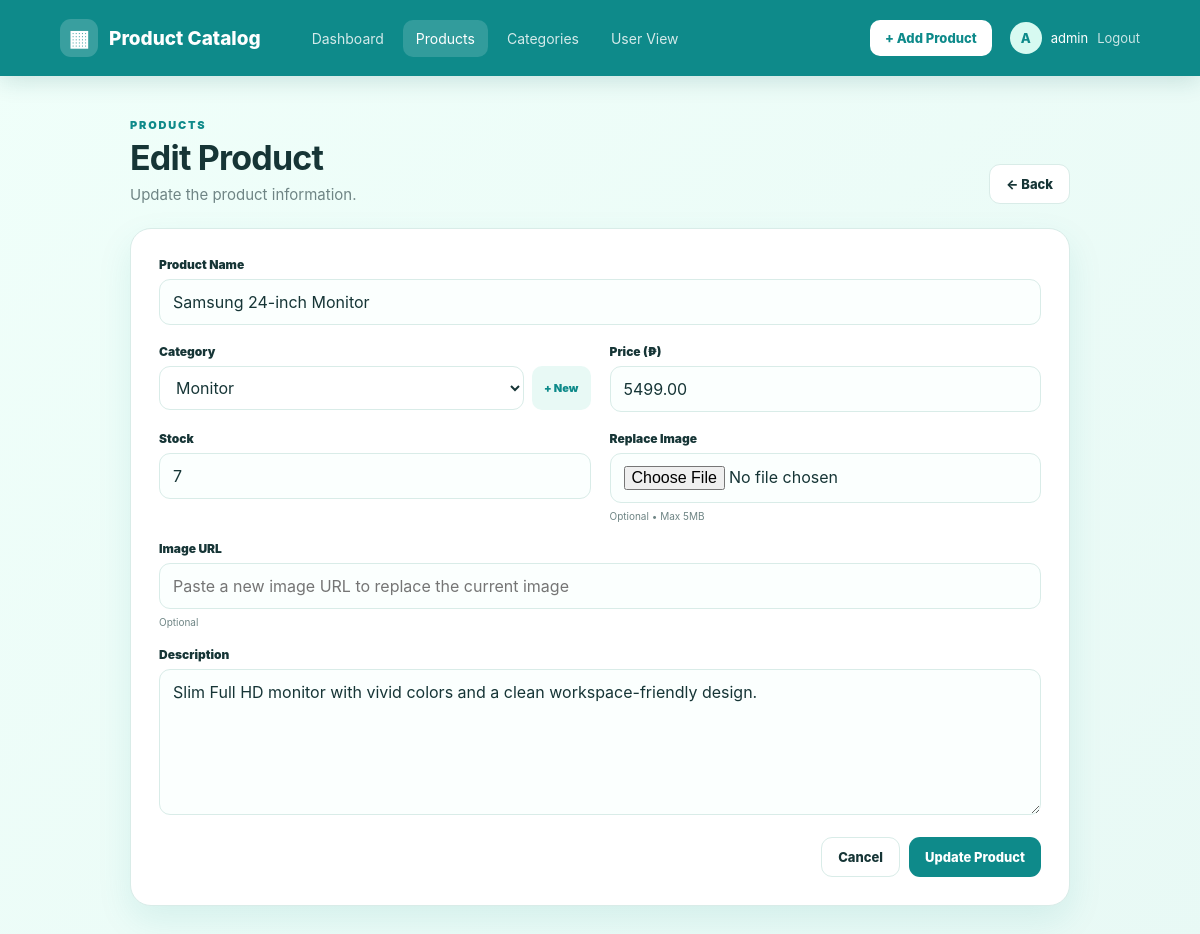
/edit_product.php?id=5 (signed in), run on the app's committed database.
### tables this page shows
CREATE TABLE IF NOT EXISTS products (
 id INT AUTO_INCREMENT PRIMARY KEY,
 product_name VARCHAR(150) NOT NULL,
 category_id INT NOT NULL,
 price DECIMAL(10,2) NOT NULL DEFAULT 0,
 stock INT NOT NULL DEFAULT 0,
 description TEXT NOT NULL,
 image VARCHAR(500) DEFAULT NULL,
 created_at TIMESTAMP DEFAULT CURRENT_TIMESTAMP,
 INDEX(category_id)
);

CREATE TABLE IF NOT EXISTS categories (
 id INT AUTO_INCREMENT PRIMARY KEY,
 category_name VARCHAR(100) NOT NULL UNIQUE,
 created_at TIMESTAMP DEFAULT CURRENT_TIMESTAMP
);

### edit_product.php (the view, shortened to what this page needs)
<?php
require "db.php";
$id = (int)($_GET["id"] ?? $_POST["id"] ?? 0);
$stmt = $conn->prepare("SELECT * FROM products WHERE id=? LIMIT 1");
$stmt->bind_param("i", $id);
$stmt->execute();
$product = $stmt->get_result()->fetch_assoc();
$cats = $conn->query("SELECT id, category_name FROM categories ORDER BY category_name");
?>
<!doctype html><html lang="en"><head><meta charset="UTF-8"><meta name="viewport" content="width=device-width,initial-scale=1.0"><title>Edit Product | Product Catalog</title><link rel="stylesheet" href="style.css"></head>
<body><header class="topbar"><a class="brand" href="index.php"><span class="brand-logo">▦</span><span>Product Catalog</span></a><nav class="nav-links"><a href="index.php">Dashboard</a><a class="active" href="products.php">Products</a><a href="categories.php">Categories</a><a href="user_view.php">User View</a></nav><div class="top-actions"><a class="add-top" href="add_product.php">+ Add Product</a><div class="user-menu"><span class="avatar">A</span><span><?= htmlspecialchars($_SESSION["username"]??"Admin") ?></span><a href="logout.php">Logout</a></div></div></header>
<main class="container narrow"><div class="page-heading"><div><div class="eyebrow">PRODUCTS</div><h1>Edit Product</h1><p>Update the product information.</p></div><a class="btn light" href="products.php">← Back</a></div><?php if($error): ?><div class="alert error"><?= htmlspecialchars($error) ?></div><?php endif; ?><form class="form-card" method="POST" enctype="multipart/form-data"><input type="hidden" name="id" value="<?= $id ?>"><div class="form-grid"><div class="field full-width"><label>Product Name</label><input name="product_name" value="<?= htmlspecialchars($_POST["product_name"]??$product["product_name"]) ?>" required></div><div class="field"><label>Category</label><div class="select-with-link"><select name="category_id" required><option value="">Select Category</option><?php while($c=$cats->fetch_assoc()): ?><option value="<?= (int)$c["id"] ?>" <?= ((int)($_POST["category_id"]??$product["category_id"])===(int)$c["id"]) ? "selected" : "" ?>><?= htmlspecialchars($c["category_name"]) ?></option><?php endwhile; ?></select><a href="add_category.php">+ New</a></div></div><div class="field"><label>Price (₱)</label><input type="number" name="price" value="<?= htmlspecialchars($_POST["price"]??$product["price"]) ?>" min="0" step="0.01" required></div><div class="field"><label>Stock</label><input type="number" name="stock" value="<?= htmlspecialchars($_POST["stock"]??$product["stock"]) ?>" min="0" required></div><div class="field"><label>Replace Image</label><input type="file" name="image" accept=".jpg,.jpeg,.png,.webp"><small>Optional • Max 5MB</small></div><div class="field full-width"><label>Image URL</label><input type="url" name="image_url" placeholder="Paste a new image URL to replace the current image"><small>Optional</small></div><div class="field full-width"><label>Description</label><textarea name="description" rows="6" required><?= htmlspecialchars($_POST["description"]??$product["description"]) ?></textarea></div></div><div class="form-actions"><a class="btn light" href="products.php">Cancel</a><button class="btn primary" type="submit">Update Product</button></div></form></main></body></html>

### style.css (style rules this page uses)
:root { --teal:#0E8A8A;--teal-dark:#086d6d;--mint:#E8F9F5;--mint-2:#F0FFFA;--text:#163536;--muted:#6f8585;--border:#d9ece8;--white:#fff;--red:#d9535d;--amber:#d89019;--green:#1d9a68;--shadow:0 14px 35px rgba(14,138,138,.10) }
* { box-sizing:border-box }
body { margin:0;font-family:Inter,Segoe UI,Arial,sans-serif;color:var(--text);background:linear-gradient(135deg,var(--mint-2),var(--mint));min-height:100vh }
a { text-decoration:none;color:inherit }
button,input,select,textarea { font:inherit }
.topbar { height:76px;background:var(--teal);display:flex;align-items:center;padding:0 5%;gap:28px;color:#fff;position:sticky;top:0;z-index:20;box-shadow:0 5px 22px rgba(7,87,87,.16) }
.brand { display:flex;align-items:center;gap:11px;font-weight:800;font-size:19px;white-space:nowrap }
.brand-logo { width:38px;height:38px;border-radius:11px;background:rgba(255,255,255,.18);display:grid;place-items:center;font-size:22px;color:#fff }
.nav-links { display:flex;align-items:center;gap:6px;margin-left:10px }
.nav-links a { padding:10px 13px;border-radius:10px;font-size:14px;color:rgba(255,255,255,.82) }
.nav-links a:hover,.nav-links a.active { background:rgba(255,255,255,.15);color:#fff }
.top-actions { margin-left:auto;display:flex;align-items:center;gap:18px }
.add-top { background:#fff;color:var(--teal);font-weight:800;padding:10px 15px;border-radius:10px;font-size:13px }
.user-menu { display:flex;align-items:center;gap:9px;font-size:13px }
.user-menu>a:last-child { color:rgba(255,255,255,.78) }
.avatar { width:32px;height:32px;border-radius:50%;display:grid;place-items:center;background:#d7faf1;color:var(--teal);font-weight:800 }
.container { width:min(1180px,92%);margin:0 auto;padding:42px 0 70px }
.container.narrow { width:min(940px,92%) }
.hero-panel h1,.page-heading h1 { margin:5px 0 7px;font-size:34px;letter-spacing:-.8px }
.hero-panel p,.page-heading p { margin:0;color:var(--muted);font-size:15px }
.eyebrow { font-size:11px;font-weight:900;letter-spacing:1.8px;color:var(--teal) }
.section-card,.form-card,.detail-card { background:#fff;border:1px solid var(--border);border-radius:21px;box-shadow:var(--shadow) }
.page-heading { display:flex;justify-content:space-between;align-items:flex-end;gap:20px;margin-bottom:24px }
.btn { border:0;cursor:pointer;display:inline-flex;align-items:center;justify-content:center;gap:7px;padding:11px 16px;border-radius:11px;font-weight:800;font-size:13px }
.btn.primary { background:var(--teal);color:#fff }
.btn.light { background:#fff;border:1px solid var(--border);color:var(--text) }
.filter-panel select,.field select { border:1px solid var(--border);background:#fff;border-radius:11px;padding:10px 12px;outline:0;color:var(--text) }
.form-card { padding:28px }
.form-grid { display:grid;grid-template-columns:1fr 1fr;gap:19px }
.field { display:flex;flex-direction:column;gap:7px }
.field.full-width { grid-column:1/-1 }
.field label { font-size:12px;font-weight:900 }
.field input,.field textarea { width:100%;border:1px solid var(--border);border-radius:11px;padding:12px 13px;outline:none;background:#fbfffe;color:var(--text) }
.field textarea { resize:vertical;min-height:135px }
.field small { color:var(--muted);font-size:10px }
.select-with-link { display:flex;gap:8px }
.select-with-link select { flex:1 }
.select-with-link a { display:flex;align-items:center;padding:0 12px;background:var(--mint);border-radius:10px;color:var(--teal);font-size:11px;font-weight:900 }
.form-actions { display:flex;justify-content:flex-end;gap:9px;margin-top:22px }

### data on the page
products: product_name "Samsung 24-inch Monitor", category_id "Monitor", price "5499.00", stock "7", description "Slim Full HD monitor with vivid colors and a clean workspace-friendly design."

### other printed values
$_SESSION["username"] "admin"
